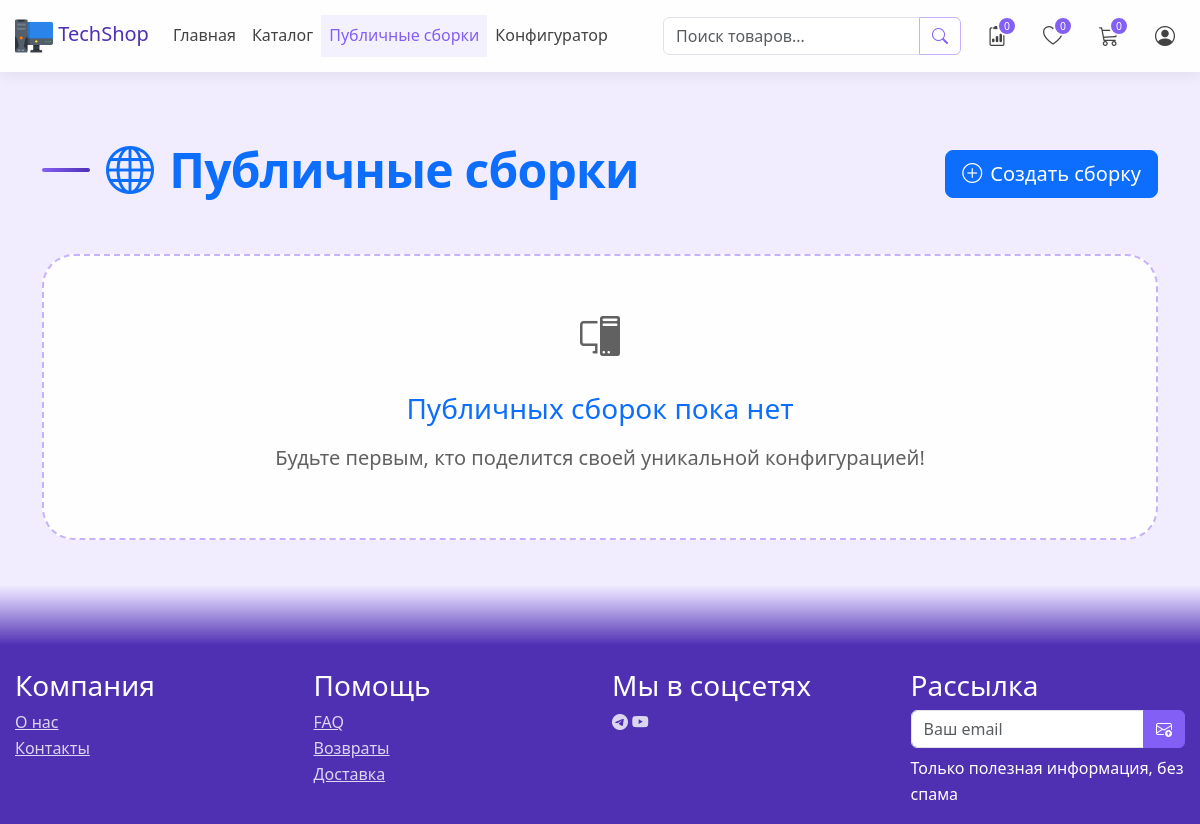
The page /configurator/public/ on the database as committed earlier.
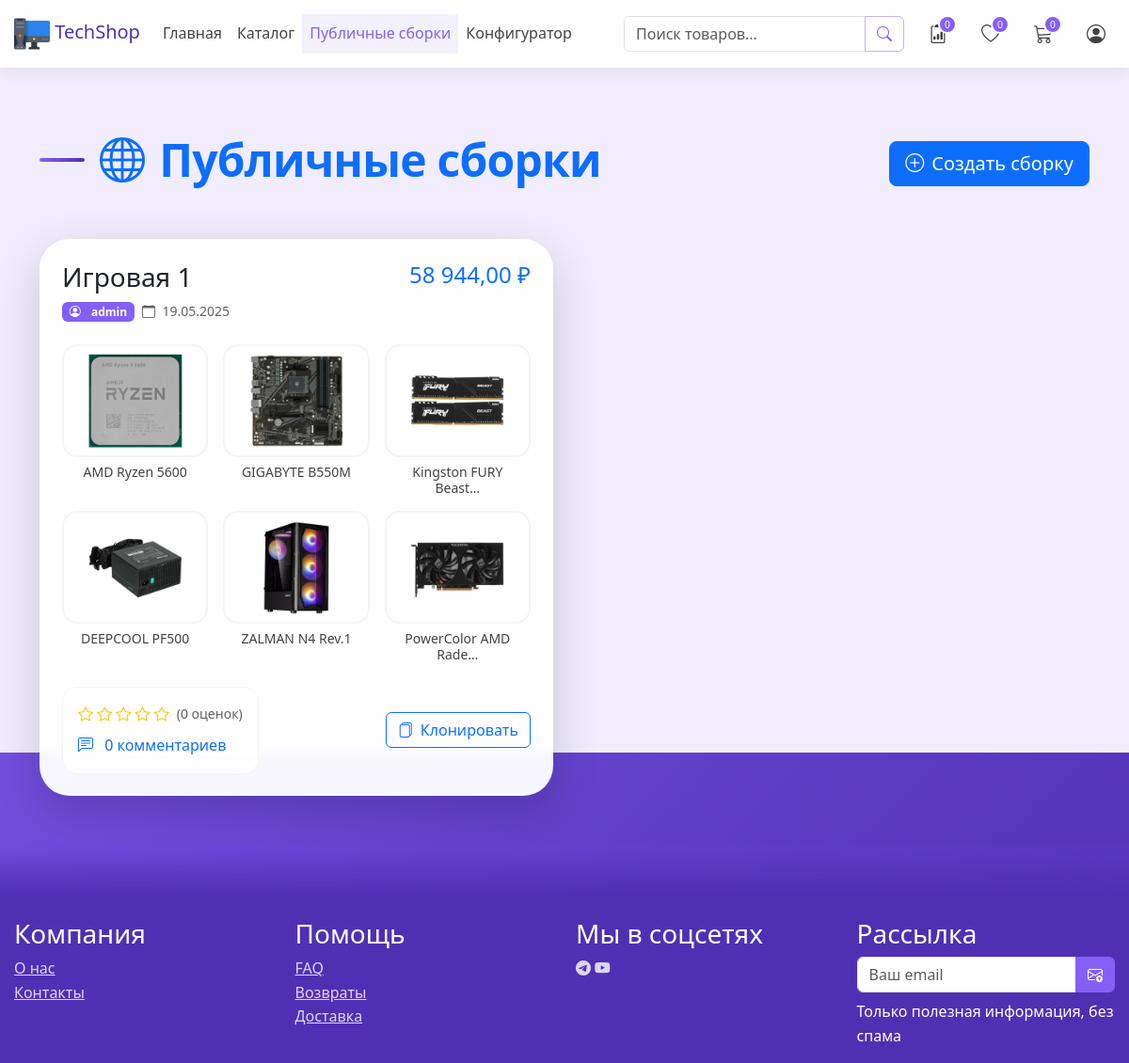
The same page on the database as committed later.
### apps/configurator/models/pcbuild.py (models this page shows, shortened)
class PCBuild(models.Model):
    user = models.ForeignKey(
        CustomUser,
        on_delete=models.CASCADE,
        related_name='builds',
        verbose_name='Пользователь'
    )
    title = models.CharField(
        "Название сборки",
        max_length=100,
        blank=True,
        default=""
    )
    components = models.ManyToManyField(
        Product,
        through='BuildComponent',
        verbose_name='Компоненты',
        limit_choices_to={'is_active': True}
    )
    total_price = models.DecimalField(
        'Сумма сборки',
        max_digits=12,
        decimal_places=2,
        default=0
    )
    is_public = models.BooleanField('Публичная сборка', default=False)
    is_verified = models.BooleanField('Проверена', default=False)
    compatibility_errors = models.JSONField(
        'Ошибки совместимости',
        default=dict,
        blank=True
    )
    created_at = models.DateTimeField('Дата создания', auto_now_add=True)
    updated_at = models.DateTimeField('Дата обновления', auto_now=True)
    @property
    def average_rating(self):
        from django.db.models import Avg
        return self.ratings.aggregate(Avg('value'))['value__avg']
    @property
    def comments_count(self):
        return self.comments.filter(is_approved=True).count()
    class Meta:
        verbose_name = 'Сборка ПК'
        verbose_name_plural = 'Сборки ПК'

class BuildComponent(models.Model):
    build = models.ForeignKey(PCBuild, on_delete=models.CASCADE)
    product = models.ForeignKey(Product, on_delete=models.CASCADE)
    quantity = models.PositiveIntegerField('Количество', default=1)
    class Meta:
        unique_together = ('build', 'product')

### apps/accounts/models.py (models this page shows, shortened)
class CustomUser(AbstractUser):
    email = models.EmailField(
        "Email",
        unique=True,
        error_messages={
            'unique': "Пользователь с таким email уже существует.",
        }
    )
    phone = models.CharField(
        "Телефон",
        max_length=20,
        blank=True,
        validators=[
            RegexValidator(
                regex=r'^\+7\d{10}$',
                message="Номер должен быть в формате +7XXXXXXXXXX"
            )
        ]
    )
    address = models.CharField("Адрес", max_length=255, blank=True)
    birth_date = models.DateField(
        "Дата рождения",
        null=True,
        blank=True,
    )
    def user_directory_path(instance, filename):
        ext = filename.split('.')[-1]
        return f'avatars/{instance.id}_{int(time.time())}.{ext}'
    avatar = models.ImageField(
        "Аватар",
        upload_to=user_directory_path,
        blank=True,
        validators=[FileExtensionValidator(allowed_extensions=['jpg', 'jpeg', 'png'])]
    )
    class Meta:
        verbose_name = "Пользователь"
        verbose_name_plural = "Пользователи"

### apps/products/models/base.py (models this page shows, shortened)
class Product(TimeStampedModel):
    category = TreeForeignKey(
        'Category',  # Используем строковую ссылку
        on_delete=models.PROTECT,
        related_name='products',
        verbose_name="Категория",
        help_text="Выберите категорию товара"
    )
    name = models.CharField(
        "Название",
        max_length=200,
        help_text="Например: Intel Core i9-13900K"
    )
    description = models.TextField("Описание товара", blank=True)
    price = models.DecimalField(
        "Цена (руб)",
        max_digits=10,
        decimal_places=2,
        help_text="Максимум 10 знаков"
    )
    sku = models.CharField(
        "Артикул",
        max_length=50,
        unique=True,
        help_text="Уникальный идентификатор"
    )
    is_active = models.BooleanField(
        "Активен",
        default=True,
        help_text="Отображать товар на сайте"
    )
    slug = models.SlugField(
        "URL-адрес",
        max_length=200,
        unique=True,
        blank=True,
        help_text="Автоматически генерируется"
    )
    warranty = models.CharField(
        "Гарантия",
        max_length=50,
        blank=True,
        help_text="Например: 3 года"
    )
    country = models.CharField(
        "Страна",
        max_length=100,
        blank=True,
        help_text="Например: США"
    )
    stock = models.PositiveIntegerField(
        "Остаток",
        default=0,
        help_text="Количество на складе"
    )
    class Meta:
        verbose_name = "Товар"
        verbose_name_plural = "Товары"
        ordering = ["-created_at"]
        indexes = [
            models.Index(fields=["sku"]),
            models.Index(fields=["slug"]),
        ]

### apps/products/models/image.py (models this page shows, shortened)
class ProductImage(models.Model):
    product = models.ForeignKey(
        Product,
        on_delete=models.CASCADE,
        related_name="images",
        verbose_name="Товар"
    )
    image = models.ImageField(
        verbose_name="Изображение",
        upload_to="products/%Y/%m/%d/",
        help_text="Рекомендуемый размер: 800x800px"
    )
    thumbnail = ImageSpecField(
        source='image',
        processors=[ResizeToFill(200, 200)],
        format='JPEG',
        options={'quality': 85}
    )
    is_main = models.BooleanField(
        verbose_name="Главное изображение",
        default=False,
        help_text="Отображать первым в галерее"
    )
    class Meta:
        verbose_name = "Изображение товара"
        verbose_name_plural = "Изображения товаров"
        ordering = ['-is_main']

### apps/configurator/views/public.py (the view)
# urls.py: path("public/", PublicBuildsView.as_view(), name="public_builds"),
class PublicBuildsView(View):
    def get(self, request):
        public_builds = PCBuild.objects.filter(is_public=True, is_verified=True)
        return render(request, "configurator/public/list.html", {
            "public_builds": public_builds
        })

### apps/configurator/templates/configurator/public/list.html (shortened to what this page needs)
{% extends "base.html" %}
{% load static humanize %}
{% block extra_styles %}
    <link rel="stylesheet" href="{% static 'configurator/css/list.css' %}">
{% endblock %}
{% block content %}
    <div class="ts-public-builds">
        <div class="container py-5">
            <div class="ts-header d-flex justify-content-between align-items-center mb-5">
                <h1 class="ts-title display-5 text-primary">
                    <i class="bi bi-globe me-3"></i>Публичные сборки
                </h1>
                <a href="{% url 'configurator:start' %}" class="btn btn-primary btn-lg">
                    <i class="bi bi-plus-circle me-2"></i>Создать сборку
                </a>
            </div>
            <div class="row g-4">
                {% for build in public_builds %}
                    <div class="col-12 col-lg-6">
                        <div class="ts-build-card card border-0 shadow-lg h-100">
                            <div class="card-body p-4">
                                <div class="ts-build-header mb-4">
                                    <div class="d-flex justify-content-between align-items-start">
                                        <div>
                                            <h2 class="ts-build-title h3 mb-2">
                                                {{ build.title|default:"Без названия" }}
                                            </h2>
                                            <div class="d-flex align-items-center gap-2">
                                        <span class="badge bg-primary text-white">
                                            <i class="bi bi-person-circle me-2"></i>
                                            {{ build.user.username }}
                                        </span>
                                                <span class="text-muted small">
                                            <i class="bi bi-calendar me-1"></i>
                                            {{ build.created_at|date:"d.m.Y" }}
                                        </span>
                                            </div>
                                        </div>
                                        <span class="ts-price h4 text-primary">
                                    {{ build.total_price|intcomma }} ₽
                                </span>
                                    </div>
                                </div>
                                <div class="ts-components-preview mb-4">
                                    <div class="ts-components-grid">
                                        {% for component in build.buildcomponent_set.all|slice:":6" %}
                                            <div class="ts-component-item">
                                                <div class="ts-component-img-wrapper">
                                                    <img src="{{ component.product.images.first.image.url }}"
                                                         alt="{{ component.product.name }}"
                                                         class="ts-component-img">
                                                </div>
                                                <div class="ts-component-name small text-center">
                                                    {{ component.product.name|truncatechars:20 }}
                                                </div>
                                            </div>
                                        {% endfor %}
                                    </div>
                                </div>
                                <div class="ts-build-footer d-flex justify-content-between align-items-center">
                                    <div class="ts-stats">
                                        <div class="ts-rating d-flex align-items-center gap-2">
                                            <div class="stars text-warning">
                                                {% for _ in "12345" %}
                                                    <i class="bi bi-star{% if forloop.counter <= build.average_rating %}-fill{% endif %}"></i>
                                                {% endfor %}
                                            </div>
                                            <small class="text-muted">
                                                ({{ build.ratings.count }} оценок)
                                            </small>
                                        </div>
                                        <div class="ts-comments mt-2">
                                            <a href="{% url 'configurator:build_detail' build.id %}"
                                               class="text-decoration-none text-primary">
                                                <i class="bi bi-chat-left-text me-2"></i>
                                                {{ build.comments_count }} комментариев
                                            </a>
                                        </div>
                                    </div>
                                    <div class="ts-actions">
                                        <a href="{% url 'configurator:clone_build' build.id %}"
                                           class="btn btn-outline-primary">
                                            <i class="bi bi-files me-2"></i>Клонировать
                                        </a>
                                    </div>
                                </div>
                            </div>
                        </div>
                    </div>
                {% empty %}
                    <div class="col-12">
                        <div class="ts-empty-state text-center py-5">
                            <div class="ts-empty-icon mb-4">
                                <i class="bi bi-pc-display text-muted fs-1"></i>
                            </div>
                            <h2 class="h3 text-primary mb-3">Публичных сборок пока нет</h2>
                            <p class="text-muted lead">Будьте первым, кто поделится своей уникальной конфигурацией!</p>
                        </div>
                    </div>
                {% endfor %}
            </div>
        </div>
    </div>
{% endblock %}

Rows that differ between the two databases and show on the page:
added PCBuild: title "Игровая 1", user.username "admin", created_at "19.05.2025", total_price "58 944,00", ratings.count "0", comments_count "0"
added BuildComponent: product.images.first.image (picture), product.name "AMD Ryzen 5600"
added BuildComponent: product.images.first.image (picture), product.name "GIGABYTE B550M"
added BuildComponent: product.images.first.image (picture), product.name "Kingston FURY Beast…"
added BuildComponent: product.images.first.image (picture), product.name "DEEPCOOL PF500"
added BuildComponent: product.images.first.image (picture), product.name "ZALMAN N4 Rev.1"
added BuildComponent: product.images.first.image (picture), product.name "PowerColor AMD Rade…"
Other text that changed with them:
text no longer shown: "Публичных сборок пока нет Будьте первым, кто поделится своей уникальной конфигурацией!"
